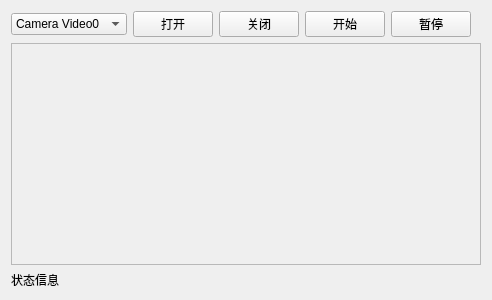
<?xml version="1.0" encoding="UTF-8"?>
<ui version="4.0">
 <class>BlackCheckForm</class>
 <widget class="QWidget" name="BlackCheckForm">
  <property name="geometry">
   <rect>
    <x>0</x>
    <y>0</y>
    <width>492</width>
    <height>300</height>
   </rect>
  </property>
  <property name="windowTitle">
   <string>Form</string>
  </property>
  <layout class="QGridLayout" name="gridLayout">
   <item row="0" column="0">
    <layout class="QVBoxLayout" name="verticalLayout">
     <item>
      <layout class="QHBoxLayout" name="horizontalLayout">
       <item>
        <widget class="QComboBox" name="combo_Video">
         <item>
          <property name="text">
           <string>Camera Video0</string>
          </property>
         </item>
         <item>
          <property name="text">
           <string>Camera Video1</string>
          </property>
         </item>
         <item>
          <property name="text">
           <string>Camera Video2</string>
          </property>
         </item>
         <item>
          <property name="text">
           <string>File Video</string>
          </property>
         </item>
        </widget>
       </item>
       <item>
        <widget class="QPushButton" name="button_Open">
         <property name="text">
          <string>打开</string>
         </property>
        </widget>
       </item>
       <item>
        <widget class="QPushButton" name="button_CLose">
         <property name="text">
          <string>关闭</string>
         </property>
        </widget>
       </item>
       <item>
        <widget class="QPushButton" name="button_Start">
         <property name="text">
          <string>开始</string>
         </property>
        </widget>
       </item>
       <item>
        <widget class="QPushButton" name="button_Stop">
         <property name="text">
          <string>暂停</string>
         </property>
        </widget>
       </item>
       <item>
        <spacer name="horizontalSpacer">
         <property name="orientation">
          <enum>Qt::Horizontal</enum>
         </property>
         <property name="sizeHint" stdset="0">
          <size>
           <width>40</width>
           <height>20</height>
          </size>
         </property>
        </spacer>
       </item>
      </layout>
     </item>
     <item>
      <widget class="QScrollArea" name="scrollArea">
       <property name="widgetResizable">
        <bool>true</bool>
       </property>
       <property name="alignment">
        <set>Qt::AlignCenter</set>
       </property>
       <widget class="QWidget" name="scrollAreaWidgetContents">
        <property name="geometry">
         <rect>
          <x>0</x>
          <y>0</y>
          <width>470</width>
          <height>220</height>
         </rect>
        </property>
        <layout class="QGridLayout" name="gridLayout_3">
         <item row="0" column="0">
          <widget class="QLabel" name="label">
           <property name="text">
            <string/>
           </property>
          </widget>
         </item>
         <item row="0" column="1">
          <widget class="QLabel" name="label_roi">
           <property name="text">
            <string/>
           </property>
          </widget>
         </item>
        </layout>
       </widget>
      </widget>
     </item>
    </layout>
   </item>
   <item row="1" column="0">
    <widget class="QLabel" name="statusBar">
     <property name="text">
      <string>状态信息</string>
     </property>
    </widget>
   </item>
  </layout>
 </widget>
 <resources/>
 <connections>
  <connection>
   <sender>button_Open</sender>
   <signal>clicked()</signal>
   <receiver>BlackCheckForm</receiver>
   <slot>on_button_OpenVideo_clicked()</slot>
   <hints>
    <hint type="sourcelabel">
     <x>205</x>
     <y>25</y>
    </hint>
    <hint type="destinationlabel">
     <x>490</x>
     <y>55</y>
    </hint>
   </hints>
  </connection>
  <connection>
   <sender>button_CLose</sender>
   <signal>clicked()</signal>
   <receiver>BlackCheckForm</receiver>
   <slot>on_button_CloseVideo_clicked()</slot>
   <hints>
    <hint type="sourcelabel">
     <x>268</x>
     <y>34</y>
    </hint>
    <hint type="destinationlabel">
     <x>489</x>
     <y>96</y>
    </hint>
   </hints>
  </connection>
  <connection>
   <sender>button_Start</sender>
   <signal>clicked()</signal>
   <receiver>BlackCheckForm</receiver>
   <slot>on_button_StartVideo_clicked()</slot>
   <hints>
    <hint type="sourcelabel">
     <x>338</x>
     <y>30</y>
    </hint>
    <hint type="destinationlabel">
     <x>488</x>
     <y>138</y>
    </hint>
   </hints>
  </connection>
  <connection>
   <sender>button_Stop</sender>
   <signal>clicked()</signal>
   <receiver>BlackCheckForm</receiver>
   <slot>on_button_StopVideo_clicked()</slot>
   <hints>
    <hint type="sourcelabel">
     <x>440</x>
     <y>27</y>
    </hint>
    <hint type="destinationlabel">
     <x>492</x>
     <y>178</y>
    </hint>
   </hints>
  </connection>
  <connection>
   <sender>combo_Video</sender>
   <signal>currentIndexChanged(QString)</signal>
   <receiver>BlackCheckForm</receiver>
   <slot>on_combo_Video_Change(QString)</slot>
   <hints>
    <hint type="sourcelabel">
     <x>83</x>
     <y>32</y>
    </hint>
    <hint type="destinationlabel">
     <x>487</x>
     <y>223</y>
    </hint>
   </hints>
  </connection>
 </connections>
 <slots>
  <slot>on_button_OpenVideo_clicked()</slot>
  <slot>on_button_CloseVideo_clicked()</slot>
  <slot>on_button_StartVideo_clicked()</slot>
  <slot>on_button_StopVideo_clicked()</slot>
  <slot>on_combo_Video_Change(QString)</slot>
 </slots>
</ui>
